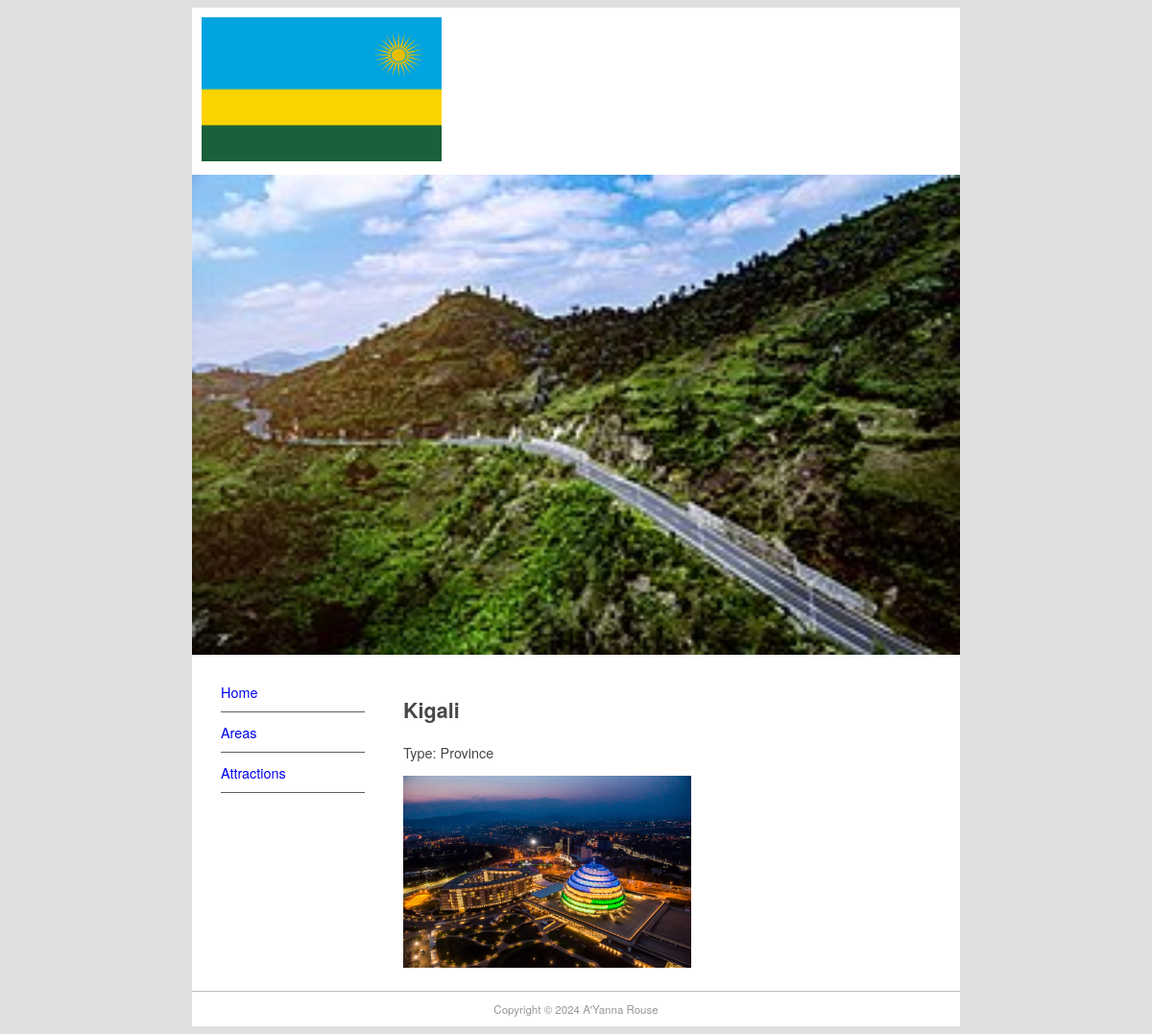
Page /area/1 on the committed database.
### geography/models.py (models this page shows, shortened)
class Area(models.Model):
    area_name = models.CharField(max_length=200)
    area_type = models.CharField(max_length=200)
    image = models.ImageField(upload_to='area_images/', null=True, blank=True)

### geography/views.py (the view)
# urls.py: path("area/<int:pk>", views.AreaDetail.as_view(), name="areadetail"),
class AreaDetail(DetailView):
    model = Area
    template_name = 'geography/area_detail.html'

### geography/templates/geography/area_detail.html (shortened to what this page needs)
{% extends 'base.html' %}
{% block content %}
    <h2>{{ object.area_name }}</h2>
    <p>Type: {{ object.area_type }}</p>
    {% if object.image %}
        <img src="{{ object.image.url }}" alt="{{ object.area_name }}" style="max-width: 300px;">
    {% else %}
        <p>No image available</p>
    {% endif %}
{% endblock %}

### simple_site/static/main.css (style rules this page uses)
body { background-color: #E0E0E0; font-family: Gotham, "Helvetica Neue", Helvetica, Arial, sans-serif; font-size: 0.9em; text-align: justify; color: #474747; }

### rows in the picture
Area: area_name "Kigali", area_type "Province", image (picture)
